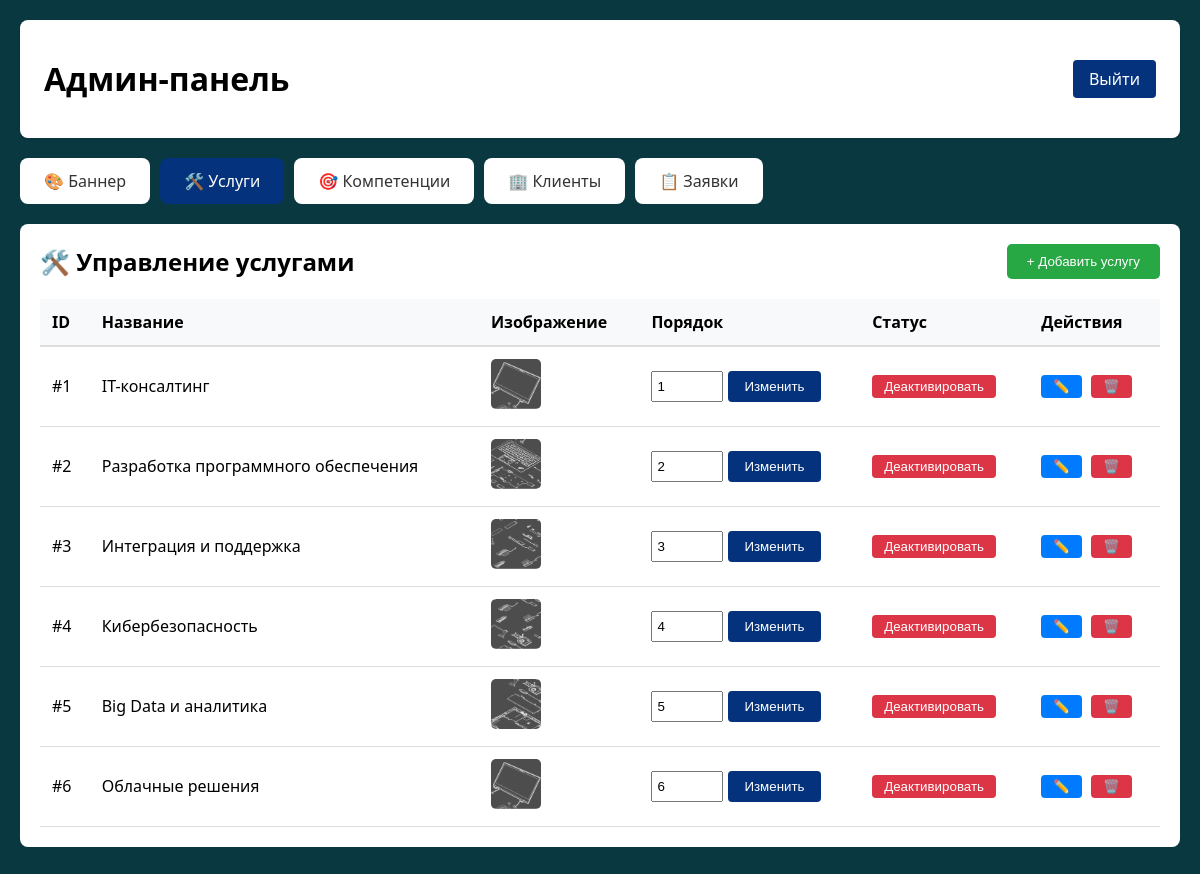
The app's page /admin/index.php?tab=services (signed in) with its own data.
### tables this page shows
CREATE TABLE services (
            id INTEGER PRIMARY KEY AUTOINCREMENT,
            title TEXT NOT NULL,
            image TEXT NOT NULL,
            sort_order INTEGER DEFAULT 0,
            is_active INTEGER DEFAULT 1,
            created_at DATETIME DEFAULT CURRENT_TIMESTAMP
        );

### includes/Database.php (called while the page is built, shortened)
<?php
class Database {
    private $pdo;
    public function __construct() {
        $dbPath = __DIR__ . '/../config/database.sqlite';
        $configDir = __DIR__ . '/../config';
        $this->pdo = new PDO("sqlite:" . $dbPath);
        $this->pdo->setAttribute(PDO::ATTR_ERRMODE, PDO::ERRMODE_EXCEPTION);
        $this->createTables();
    }
    private function createTables() {
        $this->pdo->exec("
            CREATE TABLE IF NOT EXISTS content_blocks (
                id INTEGER PRIMARY KEY AUTOINCREMENT,
                block_key TEXT UNIQUE NOT NULL,
                block_name TEXT NOT NULL,
                content TEXT,
                type TEXT DEFAULT 'text',
                updated_at DATETIME DEFAULT CURRENT_TIMESTAMP
            )
        ");
        $this->pdo->exec("
            CREATE TABLE IF NOT EXISTS requests (
                id INTEGER PRIMARY KEY AUTOINCREMENT,
                name TEXT NOT NULL,
                phone TEXT NOT NULL,
                email TEXT,
                message TEXT,
                status TEXT DEFAULT 'new',
                created_at DATETIME DEFAULT CURRENT_TIMESTAMP,
                updated_at DATETIME DEFAULT CURRENT_TIMESTAMP
            )
        ");
        $this->pdo->exec("
            CREATE TABLE IF NOT EXISTS services (
                id INTEGER PRIMARY KEY AUTOINCREMENT,
                title TEXT NOT NULL,
                image TEXT NOT NULL,
                sort_order INTEGER DEFAULT 0,
                is_active INTEGER DEFAULT 1,
                created_at DATETIME DEFAULT CURRENT_TIMESTAMP
            )
        ");
        $this->pdo->exec("
            CREATE TABLE IF NOT EXISTS competencies (
                id INTEGER PRIMARY KEY AUTOINCREMENT,
                title TEXT NOT NULL,
                sort_order INTEGER DEFAULT 0,
                is_active INTEGER DEFAULT 1,
                created_at DATETIME DEFAULT CURRENT_TIMESTAMP
            )
        ");
        $stmt = $this->pdo->query("SELECT COUNT(*) FROM content_blocks");
        $count = $stmt->fetchColumn();
    }
    public function getAllServices() {
        $stmt = $this->pdo->query("SELECT * FROM services ORDER BY sort_order ASC, id ASC");
        return $stmt->fetchAll(PDO::FETCH_ASSOC);
    }
}
?>

### admin/services.php (the view, shortened to what this page needs)
<?php
$servicesList = $db->getAllServices();
?>
<div style="background: white; border-radius: 8px; padding: 20px; margin-bottom: 20px;">
    <div style="display: flex; justify-content: space-between; align-items: center; margin-bottom: 20px;">
        <h2 style="margin: 0;">🛠️ Управление услугами</h2>
        <button onclick="openAddServiceModal()"
                style="background: #28a745; color: white; border: none; padding: 10px 20px; border-radius: 5px; cursor: pointer;">
            + Добавить услугу
        </button>
    </div>
    <table style="width: 100%; border-collapse: collapse;">
        <thead>
            <tr style="background: #f8f9fa; border-bottom: 2px solid #ddd;">
                <th style="padding: 12px;">ID</th>
                <th style="padding: 12px;">Название</th>
                <th style="padding: 12px;">Изображение</th>
                <th style="padding: 12px;">Порядок</th>
                <th style="padding: 12px;">Статус</th>
                <th style="padding: 12px;">Действия</th>
            </tr>
        </thead>
        <tbody>
            <?php foreach ($servicesList as $service): ?>
            <tr style="border-bottom: 1px solid #ddd;">
                <td style="padding: 12px;">#<?= $service['id'] ?></td>
                <td style="padding: 12px;"><?= htmlspecialchars($service['title']) ?></td>
                <td style="padding: 12px;">
                    <img src="<?= htmlspecialchars($service['image']) ?>" style="width: 50px; height: 50px; object-fit: cover; border-radius: 5px;">
                </td>
                <td style="padding: 12px;">
                    <form method="POST" style="display: flex; gap: 5px;">
                        <input type="number" name="sort_order" value="<?= $service['sort_order'] ?>" style="width: 60px; padding: 4px;">
                        <button type="submit" name="update_order">Изменить</button>
                    </form>
                </td>
                <td style="padding: 12px;">
                    <form method="POST">
                        <button type="submit" name="toggle_status"
                                style="background: <?= $service['is_active'] ? '#dc3545' : '#28a745' ?>; color: white; border: none; padding: 4px 12px; border-radius: 4px; cursor: pointer;">
                            <?= $service['is_active'] ? 'Деактивировать' : 'Активировать' ?>
                        </button>
                    </form>
                </td>
                <td style="padding: 12px;">
                    <button onclick="editService(<?= $service['id'] ?>, '<?= htmlspecialchars($service['title']) ?>', '<?= htmlspecialchars($service['image']) ?>')"
                            style="background: #007bff; color: white; border: none; padding: 4px 12px; border-radius: 4px; cursor: pointer; margin-right: 5px;">
                        ✏️
                    </button>
                    <form method="POST" style="display: inline;" onsubmit="return confirm('Удалить услугу?')">
                        <button type="submit" name="delete_service"
                                style="background: #dc3545; color: white; border: none; padding: 4px 12px; border-radius: 4px; cursor: pointer;">
                            🗑️
                        </button>
                    </form>
                </td>
            </tr>
            <?php endforeach; ?>
        </tbody>
    </table>
</div>

### assets/css/admin.css (style rules this page uses)
body { font-family: system-ui, -apple-system, sans-serif; background-color: #093840; margin: 0; padding: 20px; }
button { background-color: #05327C; color: white; border: none; padding: 8px 16px; border-radius: 4px; cursor: pointer; }
table { width: 100%; border-collapse: collapse; }
th, td { padding: 12px 15px; text-align: left; border-bottom: 1px solid #ddd; }
th { background: #f8f9fa; font-weight: 600; }

### records on screen
services: id "1", title "IT-консалтинг", image (picture), sort_order "1", is_active "Деактивировать"
services: id "2", title "Разработка программного обеспечения", image (picture), sort_order "2", is_active "Деактивировать"
services: id "3", title "Интеграция и поддержка", image (picture), sort_order "3", is_active "Деактивировать"
services: id "4", title "Кибербезопасность", image (picture), sort_order "4", is_active "Деактивировать"
services: id "5", title "Big Data и аналитика", image (picture), sort_order "5", is_active "Деактивировать"
services: id "6", title "Облачные решения", image (picture), sort_order "6", is_active "Деактивировать"
